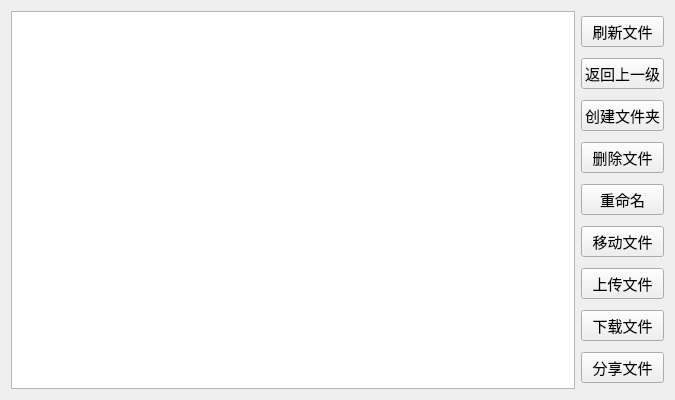
<?xml version="1.0" encoding="UTF-8"?>
<ui version="4.0">
 <class>File</class>
 <widget class="QWidget" name="File">
  <property name="geometry">
   <rect>
    <x>0</x>
    <y>0</y>
    <width>675</width>
    <height>400</height>
   </rect>
  </property>
  <property name="windowTitle">
   <string>Form</string>
  </property>
  <layout class="QHBoxLayout" name="horizontalLayout_2">
   <item>
    <layout class="QHBoxLayout" name="horizontalLayout">
     <item>
      <widget class="QListWidget" name="listWidget"/>
     </item>
     <item>
      <layout class="QVBoxLayout" name="verticalLayout">
       <item>
        <widget class="QPushButton" name="flush_PB">
         <property name="font">
          <font>
           <family>Agency FB</family>
           <pointsize>11</pointsize>
          </font>
         </property>
         <property name="text">
          <string>刷新文件</string>
         </property>
        </widget>
       </item>
       <item>
        <widget class="QPushButton" name="return_PB">
         <property name="font">
          <font>
           <family>Agency FB</family>
           <pointsize>11</pointsize>
          </font>
         </property>
         <property name="text">
          <string>返回上一级</string>
         </property>
        </widget>
       </item>
       <item>
        <widget class="QPushButton" name="mkdir_PB">
         <property name="font">
          <font>
           <family>Agency FB</family>
           <pointsize>11</pointsize>
          </font>
         </property>
         <property name="text">
          <string>创建文件夹</string>
         </property>
        </widget>
       </item>
       <item>
        <widget class="QPushButton" name="del_PB">
         <property name="font">
          <font>
           <family>Agency FB</family>
           <pointsize>11</pointsize>
          </font>
         </property>
         <property name="text">
          <string>删除文件</string>
         </property>
        </widget>
       </item>
       <item>
        <widget class="QPushButton" name="rename_PB">
         <property name="font">
          <font>
           <family>Agency FB</family>
           <pointsize>11</pointsize>
          </font>
         </property>
         <property name="text">
          <string>重命名</string>
         </property>
        </widget>
       </item>
       <item>
        <widget class="QPushButton" name="move_PB">
         <property name="font">
          <font>
           <family>Agency FB</family>
           <pointsize>11</pointsize>
          </font>
         </property>
         <property name="text">
          <string>移动文件</string>
         </property>
        </widget>
       </item>
       <item>
        <widget class="QPushButton" name="upload_PB">
         <property name="font">
          <font>
           <family>Agency FB</family>
           <pointsize>11</pointsize>
          </font>
         </property>
         <property name="text">
          <string>上传文件</string>
         </property>
        </widget>
       </item>
       <item>
        <widget class="QPushButton" name="download_PB">
         <property name="font">
          <font>
           <family>Agency FB</family>
           <pointsize>11</pointsize>
          </font>
         </property>
         <property name="text">
          <string>下载文件</string>
         </property>
        </widget>
       </item>
       <item>
        <widget class="QPushButton" name="share_PB">
         <property name="font">
          <font>
           <family>Agency FB</family>
           <pointsize>11</pointsize>
          </font>
         </property>
         <property name="text">
          <string>分享文件</string>
         </property>
        </widget>
       </item>
      </layout>
     </item>
    </layout>
   </item>
  </layout>
 </widget>
 <resources/>
 <connections/>
</ui>
